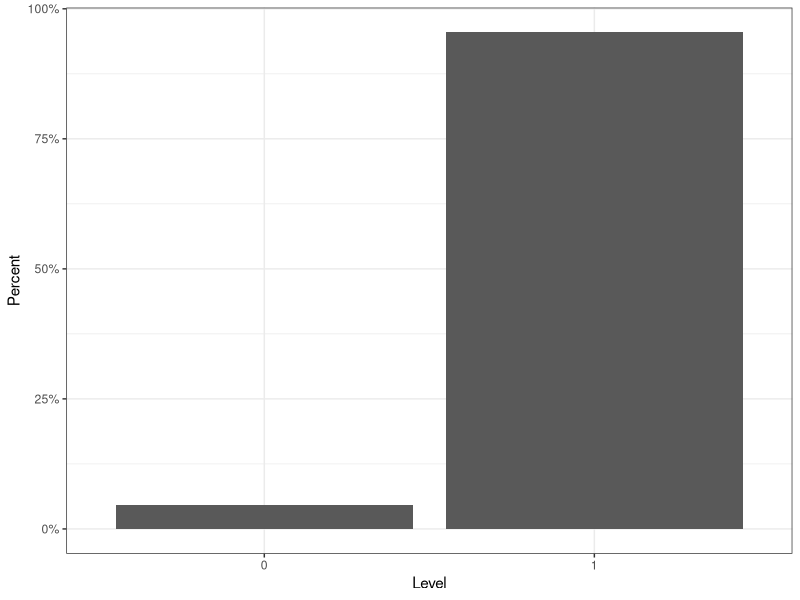

Source code (R):
## ---- chunk 1
#| include: false
#| label: packages-portfolio-objectives

library(tidyverse)

portfolio_levels <- tibble(
  Objective = character(), 
  Level = numeric() 
  )
## ---- chunk 2
#| include: false
#| label: IL-1

## Fill in the line below with your self-assigned level for this objective.
## Remember, you have the following levels to choose from:

# 1 = Novice
# 2 = Proficient
# 3 = Virtuoso

my_level <- 1

portfolio_levels <- portfolio_levels %>%
  bind_rows(
    tibble(Objective = "IL-1",
           Level = my_level)
    )
## ---- chunk 3
#| include: false
#| label: IL-2

## Fill in the line below with your self-assigned level for this objective.
my_level <- 1

portfolio_levels <- portfolio_levels %>%
  bind_rows(
    tibble(Objective = "IL-2", 
           Level = my_level)
    )
## ---- chunk 4
#| include: false
#| label: RW-1

my_level <- 1

portfolio_levels <- portfolio_levels %>%
  bind_rows(
    tibble(Objective = "RW-1",
           Level = my_level)
    )
## ---- chunk 5
#| include: false
#| label: RW-2

my_level <- 1

portfolio_levels <- portfolio_levels %>%
  bind_rows(
    tibble(Objective = "RW-2",
           Level = my_level)
    )
## ---- chunk 6
#| include: false
#| label: RW-3

my_level <- 1

portfolio_levels <- portfolio_levels %>%
  bind_rows(
    tibble(Objective = "RW-3",
           Level = my_level)
    )
## ---- chunk 7
#| include: false
#| label: TC-1

my_level <- 1

portfolio_levels <- portfolio_levels %>%
  bind_rows(
    tibble(Objective = "TC-1", 
           Level = my_level)
    )
## ---- chunk 8
#| include: false
#| label: TC-2

my_level <- 1

portfolio_levels <- portfolio_levels %>%
  bind_rows(
    tibble(Objective = "TC-2", 
           Level = my_level)
    )
## ---- chunk 9
#| include: false
#| label: DM-1

my_level <- 1

portfolio_levels <- portfolio_levels %>%
  bind_rows(
    tibble(Objective = "DM-1", 
           Level = my_level)
    )
## ---- chunk 10
#| include: false
#| label: DM-2

my_level <- 1

portfolio_levels <- portfolio_levels %>%
  bind_rows(
    tibble(Objective = "DM-2",
           Level = my_level)
    )
## ---- chunk 11
## Fill in the line below with your self-assigned level for this objective.
my_level <- 0

portfolio_levels <- portfolio_levels %>%
  bind_rows(tibble(Objective = "DM-3", 
                   Level = my_level))
## ---- chunk 12
#| include: false
#| label: DM-4

my_level <- 1

portfolio_levels <- portfolio_levels %>%
  bind_rows(
    tibble(Objective = "DM-3", 
           Level = my_level)
    )
## ---- chunk 13
#| include: false
#| label: PV-1

my_level <- 1

portfolio_levels <- portfolio_levels %>%
  bind_rows(
    tibble(Objective = "PV-1", 
           Level = my_level)
    )
## ---- chunk 14
#| include: false
#| label: PV-2

my_level <- 1

portfolio_levels <- portfolio_levels %>%
  bind_rows(
    tibble(Objective = "PV-2", 
           Level = my_level)
    )
## ---- chunk 15
#| include: false
#| label: PV-3

my_level <- 1

portfolio_levels <- portfolio_levels %>%
  bind_rows(
    tibble(Objective = "PV-3", 
           Level = my_level)
    )
## ---- chunk 16
#| include: false
#| label: PV-4

my_level <- 1

portfolio_levels <- portfolio_levels %>%
  bind_rows(
    tibble(Objective = "PV-4", 
           Level = my_level)
    )
## ---- chunk 17
#| include: false
#| label: SD-1

my_level <- 1

portfolio_levels <- portfolio_levels %>%
  bind_rows(
    tibble(Objective = "SD-1", 
           Level = my_level)
    )
## ---- chunk 18
#| include: false
#| label: AI-1

my_level <- 1

portfolio_levels <- portfolio_levels %>%
  bind_rows(
    tibble(Objective = "AI-1", 
           Level = my_level)
    )
## ---- chunk 19
#| include: false
#| label: AI-2

my_level <- 1

portfolio_levels <- portfolio_levels %>%
  bind_rows(
    tibble(Objective = "AI-2", 
           Level = my_level)
    )
## ---- chunk 20
#| include: false
#| label: CD-1

my_level <- 1

portfolio_levels <- portfolio_levels %>%
  bind_rows(
    tibble(Objective = "CD-1", 
           Level = my_level)
    )
## ---- chunk 21
#| include: false
#| label: CD-2

my_level <- 1

portfolio_levels <- portfolio_levels %>%
  bind_rows(
    tibble(Objective = "CD-2", 
           Level = my_level)
    )
## ---- chunk 22
#| include: false
#| label: CD-3

my_level <- 1

portfolio_levels <- portfolio_levels %>%
  bind_rows(
    tibble(Objective = "CD-3", 
           Level = my_level)
    )
## ---- chunk 23
#| include: false
#| label: CD-4

my_level <- 1

portfolio_levels <- portfolio_levels %>%
  bind_rows(
    tibble(Objective = "CD-4", 
           Level = my_level)
    )
## ---- chunk 24
#| echo: false
#| label: summary-graph

portfolio_levels %>%
  mutate(
    Category = str_extract(Objective, "[A-Z]{2}"),
    Level = factor(Level)
  ) %>%
  ggplot(
    aes(x = Level, 
        y = (..count..)/sum(..count..)
        )
    ) +
  geom_bar() +
  labs(x = "Level",
       y = "Percent") +
  theme_bw() +
  scale_y_continuous(labels = scales::percent)
